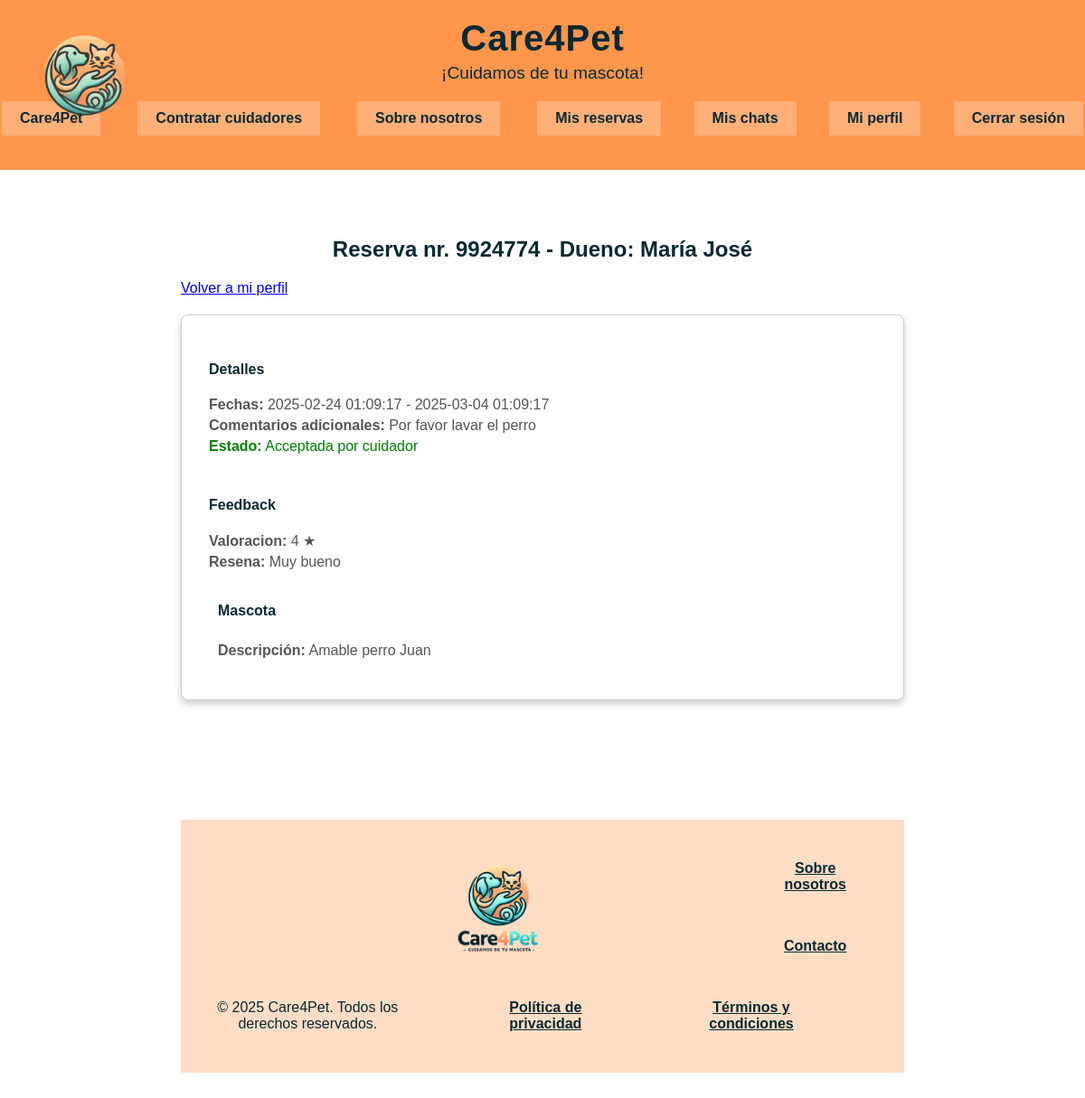
The page /detalles_reserva_cuidador.php?reserva=9924774 (signed in) on the database its author committed.
### tables this page shows
CREATE TABLE `reservas` (
  `idReserva` bigint(20) UNSIGNED NOT NULL,
  `idUsuario` bigint(20) UNSIGNED NOT NULL,
  `idMascota` bigint(20) UNSIGNED NOT NULL,
  `idCuidador` bigint(20) UNSIGNED NOT NULL,
  `FechaInicio` datetime NOT NULL,
  `FechaFin` datetime NOT NULL,
  `esAceptadaPorCuidador` tinyint(3) UNSIGNED NOT NULL DEFAULT 0,
  `Valoracion` tinyint(3) UNSIGNED DEFAULT NULL,
  `Resena` text DEFAULT NULL,
  `ComentariosAdicionales` text DEFAULT NULL,
  `esReservaActiva` tinyint(1) NOT NULL DEFAULT 1
);

CREATE TABLE `usuarios` (
  `idUsuario` bigint(20) UNSIGNED NOT NULL,
  `Nombre` varchar(255) NOT NULL,
  `Apellidos` varchar(255) NOT NULL,
  `Correo` varchar(255) NOT NULL,
  `Contraseña` varchar(255) NOT NULL,
  `DNI` varchar(255) NOT NULL,
  `Telefono` int(11) NOT NULL,
  `FotoPerfil` text DEFAULT NULL,
  `Direccion` varchar(255) DEFAULT NULL,
  `esDueno` tinyint(1) NOT NULL DEFAULT 0,
  `esCuidador` tinyint(1) NOT NULL DEFAULT 0,
  `esAdmin` tinyint(1) NOT NULL DEFAULT 0,
  `cuentaActiva` tinyint(1) NOT NULL DEFAULT 1,
  `fecha_registro` timestamp NOT NULL DEFAULT current_timestamp(),
  `verificado` tinyint(1) NOT NULL DEFAULT 0,
  `documento_verificacion` varchar(255) DEFAULT NULL
);

CREATE TABLE `mascotas` (
  `idMascota` bigint(20) UNSIGNED NOT NULL,
  `FotoMascota` text DEFAULT NULL,
  `Descripcion` text DEFAULT NULL,
  `TipoMascota` bigint(20) UNSIGNED NOT NULL
);

### includes/mysql/DatabaseConnection.php (called while the page is built, shortened)
<?php
    class DatabaseConnection {
        private static ?DatabaseConnection $instance = null;
        private ?mysqli $connection = null;
        private function __construct() {
            $this->connection = new mysqli(
                BD_HOST,
                BD_USER,
                BD_PASS,
                BD_NAME
            );
        }
        public static function getInstance() {
            if (self::$instance === null) {
                self::$instance = new DatabaseConnection();
            }
            return self::$instance;
        }
        public function getConnection() {
            return $this->connection;
        }
    }
?>

### includes/mysql/DAOs/DAOReserva.php (called while the page is built, shortened)
<?php
    class DAOReserva {
        private static $DAOReservaInstance = null;
        private $con;
        private function __construct() {
            require_once __DIR__ . '/../../clases/Reserva_t.php';
            require_once __DIR__ . '/../DatabaseConnection.php';
            $this->con = (DatabaseConnection::getInstance())->getConnection();
        }
        public static function getInstance() {
            if (null === self::$DAOReservaInstance) {
                self::$DAOReservaInstance = new DAOReserva();
            }
            return self::$DAOReservaInstance;
        }
        public function leerUnaReserva($idReserva) {
            $sentencia_sql = "SELECT
                r.idReserva,
                r.idCuidador,
                r.idUsuario,
                r.FechaInicio,
                r.FechaFin,
                r.esAceptadaPorCuidador,
                r.Valoracion,
                r.Resena,
                r.ComentariosAdicionales,
                r.esReservaActiva,
                -- obtenemos info de mascota
                m.idMascota,
                m.FotoMascota,
                m.Descripcion AS DescripcionMascota,
                m.TipoMascota,
                -- obtenemos info de cuidador
                c.idUsuario AS idCuidador,
                c.TiposDeMascotas,
                c.Tarifa,
                c.Descripcion AS DescripcionCuidador,
                c.ServiciosAdicionales,
                c.Valoracion AS ValoracionCuidador,
                u.Nombre AS NombreCuidador,
                u.Apellidos AS ApellidosCuidador,
                u.Correo AS CorreoCuidador,
                u.DNI AS DNICuidador,
                u.Telefono AS TelefonoCuidador,
                u.FotoPerfil AS FotoCuidador,
                u.Direccion AS DireccionCuidador,
                -- obtenemos info de dueno
                d.Nombre AS NombreDueno,
                d.Apellidos AS ApellidosDueno
            FROM
                reservas r
                INNER JOIN mascotas m ON r.idMascota = m.idMascota
                INNER JOIN cuidadores c ON r.idCuidador = c.idUsuario
                INNER JOIN usuarios u ON r.idCuidador = u.idUsuario
                INNER JOIN usuarios d ON r.idUsuario = d.idUsuario
            WHERE
                r.idReserva = '$idReserva'";
            $consulta_resultado = $this->con->query($sentencia_sql);
            if ($consulta_resultado->num_rows > 0) {
                $valores_resultado = $consulta_resultado->fetch_assoc();
                $idUsuario = $valores_resultado["idUsuario"];
                $idMascota = $valores_resultado["idMascota"];
                $idCuidador = $valores_resultado["idCuidador"];
                $fechaInicio = $valores_resultado["FechaInicio"];
                $fechaFin = $valores_resultado["FechaFin"];
                $esAceptadaPorCuidador = $valores_resultado["esAceptadaPorCuidador"];
                $valoracion = $valores_resultado["Valoracion"];
                $resena = $valores_resultado["Resena"];
                $comentariosAdicionales = $valores_resultado["ComentariosAdicionales"];
                $esReservaActiva = $valores_resultado["esReservaActiva"];
                $nombreCuidador = $valores_resultado["NombreCuidador"];
                $apellidosCuidador = $valores_resultado["ApellidosCuidador"];
                $correoCuidador = $valores_resultado["CorreoCuidador"];
                $telefonoCuidador = $valores_resultado["TelefonoCuidador"];
                $fotoCuidador = $valores_resultado["FotoCuidador"];
                $direccionCuidador = $valores_resultado["DireccionCuidador"];
                $fotoMascota = $valores_resultado["FotoMascota"];
                $descripcionMascota = $valores_resultado["DescripcionMascota"];
                $tipoMascota = $valores_resultado["TipoMascota"];
                $nombreDueno = $valores_resultado["NombreDueno"];
                $apellidosDueno = $valores_resultado["ApellidosDueno"];
                $reservaBuscada = new tReserva($idReserva, $idUsuario, $idMascota, $idCuidador, $fechaInicio, $fechaFin,
                $valoracion, $resena, $comentariosAdicionales, $esReservaActiva, $nombreCuidador, $apellidosCuidador, $correoCuidador,
                $telefonoCuidador, $fotoCuidador, $direccionCuidador, $fotoMascota, $descripcionMascota, $tipoMascota, $esAceptadaPorCuidador, $nombreDueno, $apellidosDueno);
                return $reservaBuscada;
            }
            else {
                return NULL;
            }
        }
    }
?>

### includes/clases/Reserva_t.php (called while the page is built, shortened)
<?php
    class tReserva {
        public $id, $idUsuario, $idMascota, $idCuidador, $fechaInicio,
            $fechaFin, $esAceptadaPorCuidador, $valoracion, $resena, $comentariosAdicionales, $esReservaActiva,
            $nombreCuidador, $apellidosCuidador, $correoCuidador, $telefonoCuidador, $fotoPerfilCuidador, $direccionCuidador,
            $fotoMascota, $descripcionMascota, $tipoMascota, $NombreDueno, $ApellidosDueno;
        public function __construct($id = null, $idUsuario = null, $idMascota = null,
            $idCuidador = null, $fechaInicio = null, $fechaFin = null, $valoracion = null, $resena = "",
            $comentariosAdicionales = "", $esReservaActiva = 1, $nombreCuidador = "", $apellidosCuidador = "",
            $correoCuidador = "", $telefonoCuidador = "", $fotoPerfilCuidador = "", $direccionCuidador = "",
            $fotoMascota = "", $descripcionMascota = "", $tipoMascota = "", $esAceptadaPorCuidador = 0, $nombreDueno = "", $apellidosDueno = "") {
            $this->id = $id;
            $this->fechaInicio = $fechaInicio;
            $this->fechaFin = $fechaFin;
            $this->esAceptadaPorCuidador = $esAceptadaPorCuidador;
            $this->valoracion = $valoracion;
            $this->resena = $resena;
            $this->comentariosAdicionales = $comentariosAdicionales;
            $this->descripcionMascota = $descripcionMascota;
            $this->NombreDueno = $nombreDueno;
            $this->ApellidosDueno = $apellidosDueno;
        }
        public function getId() { return $this->id; }
        public function getFechaInicio() { return $this->fechaInicio; }
        public function getFechaFin() { return $this->fechaFin; }
        public function getEsAceptadaPorCuidador() { return $this->esAceptadaPorCuidador; }
        public function getValoracion() { return $this->valoracion; }
        public function getResena() { return $this->resena; }
        public function getComentariosAdicionales() { return $this->comentariosAdicionales; }
        public function getDescripcionMascota() { return $this->descripcionMascota; }
        public function getNombreDueno() { return $this->NombreDueno; }
        public function getApellidosDueno() { return $this->ApellidosDueno; }
    }
?>

### detalles_reserva_cuidador.php (the view, shortened to what this page needs)
<?php
    require_once __DIR__ . '/includes/mysql/DatabaseConnection.php';
    require_once __DIR__ . '/includes/clases/Reserva_t.php';
    require_once __DIR__ . '/includes/mysql/DAOs/DAOReserva.php';
	$idReserva = $_GET['reserva'];
	if (isset($_SESSION["login"]) && $_SESSION["login"] == true && $idReserva != '') {
        $reserva = (DAOReserva::getInstance())->leerUnaReserva($idReserva);
	} else {
        header("Location: index.php");
    }
?>
<!DOCTYPE html>
<html lang="es">
	<head>
		<link rel="stylesheet" type="text/css" href="<?= RUTA_CSS ?>estilo.css" />
	</head>
	<body>
    <?php
		require_once __DIR__ . '/includes/vistas/comun/cabecera.php';
	?>
	<div class="contenedor-general">
		<?php
        echo "<h2 style='text-align:center'>Reserva nr. " . $reserva->getId() . " - Dueno: " . $reserva->getNombreDueno() . " " . $reserva->getApellidosDueno() . "</h2>";
		echo "<a href='perfil_cuidador.php'>Volver a mi perfil</a>";
		echo "<div class='reserva-box'>";
		echo "<div class='reserva-details'>";
		echo "<div class='reserva-info'>";
		echo "<h4>Detalles</h4>";
		echo "<p><strong>Fechas:</strong> " . $reserva->getFechaInicio() . " - " . $reserva->getFechaFin() . "</p>";
		echo "<p><strong>Comentarios adicionales:</strong> " . $reserva->getComentariosAdicionales() . "</p>";
		if ($reserva->getEsAceptadaPorCuidador()) {
			echo "<p style='color:green'><strong>Estado:</strong> Acceptada por cuidador</p>";
		} else {
			echo "<p style='color:orange'><strong>Estado:</strong> Pendiente</p>";
		}
		echo "</div>";
		echo "</div>";
		if ($reserva->getValoracion() != NULL) {
			echo "<div class='valoracion-info'>";
			echo "<h4>Feedback</h4>";
			echo "<p><strong>Valoracion:</strong> " . $reserva->getValoracion() . " ★</p>";
			if ($reserva->getResena() != NULL) {
				echo "<p><strong>Resena:</strong> " . $reserva->getResena() . "</p>";
			}
		}
		echo "<div class='reserva-details'>";
		echo "<div class='mascota-info'>";
		echo "<h4>Mascota</h4>";
		echo "<p><strong>Descripción:</strong> " . $reserva->getDescripcionMascota() . "</p>";
		echo "</div>";
		echo "</div>";
		echo "</div>";
		?>
	</div>
	<?php require_once __DIR__ . '/includes/vistas/comun/pie_pagina.php'; ?>
	<?php require_once __DIR__ . '/includes/vistas/comun/aviso_legal.php'; ?>
	</body>
</html>

### css/estilo.css (style rules this page uses)
*, *::before, *::after { box-sizing: border-box; }
body { margin: 0; padding: 0; box-sizing: border-box; width: 100%; overflow-x: hidden; }
* { box-sizing: border-box; }
body { margin: 0; padding: 0; font-family: 'Poppins', sans-serif; background-color: #ffffff; color: #062932; }
.reserva-box { background-color: #fff; border: 1px solid #ccc; border-radius: 8px; box-shadow: 0 4px 8px rgba(0, 0, 0, 0.2); margin: 20px 0; padding: 20px; overflow: hidden; }
.reserva-details { display: flex; }
.reserva-info, .valoracion-info, .form-valoracion, .mascota-info, .cuidador-info { flex: 1; padding: 10px; }
.reserva-box p { margin: 5px 0; color: #555; }
.mascota-info { flex: 1; display: flex; flex-direction: column; justify-content: space-between; }
.contenedor-general { margin-top: 0px; margin-right: 200px; margin-left: 200px; }

### rows shown on the page
reservas: idReserva "9924774", idUsuario.Nombre "María", idUsuario.Apellidos "José", FechaInicio "2025-02-24 01:09:17", FechaFin "2025-03-04 01:09:17", ComentariosAdicionales "Por favor lavar el perro", Valoracion "4", Resena "Muy bueno", idMascota.Descripcion "Amable perro Juan"
